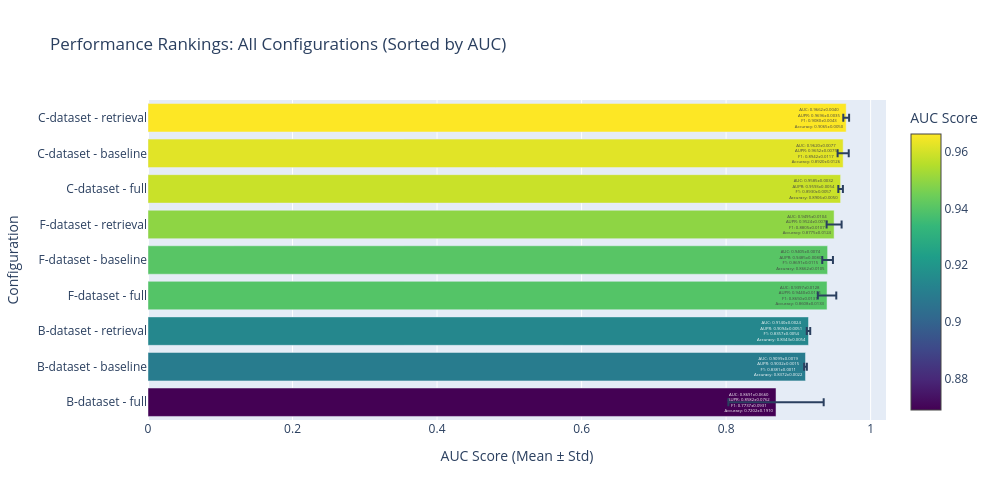

Here is the notebook cell this chart was saved with:
### Markdown cell above
## 7. Multi-Metric Parallel Coordinates

Parallel coordinates plot showing the relationship between all metrics across configurations. Each line represents one dataset-setup combination.

### Code cell
# Create interactive comparison visualization
agg_data = df_results.groupby(['dataset', 'setup']).agg({
    'AUC': ['mean', 'std'],
    'AUPR': ['mean', 'std'],
    'F1-score': ['mean', 'std'],
    'Accuracy': ['mean', 'std']
}).reset_index()

agg_data.columns = ['dataset', 'setup', 'AUC_mean', 'AUC_std', 'AUPR_mean', 'AUPR_std', 
                    'F1_mean', 'F1_std', 'Accuracy_mean', 'Accuracy_std']

agg_data['config'] = agg_data['dataset'] + ' - ' + agg_data['setup']
agg_data = agg_data.sort_values('AUC_mean', ascending=True)

# Create horizontal bar chart
fig = go.Figure(data=[
    go.Bar(
        y=agg_data['config'],
        x=agg_data['AUC_mean'],
        error_x=dict(type='data', array=agg_data['AUC_std']),
        marker=dict(color=agg_data['AUC_mean'], colorscale='Viridis', 
                   showscale=True, colorbar=dict(title='AUC Score')),
        text=[f"AUC: {auc:.4f}±{std:.4f}<br>AUPR: {aupr:.4f}±{aupr_std:.4f}<br>F1: {f1:.4f}±{f1_std:.4f}<br>Accuracy: {acc:.4f}±{acc_std:.4f}" 
              for auc, std, aupr, aupr_std, f1, f1_std, acc, acc_std in 
              zip(agg_data['AUC_mean'], agg_data['AUC_std'], agg_data['AUPR_mean'], agg_data['AUPR_std'],
                  agg_data['F1_mean'], agg_data['F1_std'], agg_data['Accuracy_mean'], agg_data['Accuracy_std'])],
        hovertemplate='<b>%{y}</b><br>%{text}<extra></extra>',
        orientation='h'
    )
])

fig.update_layout(
    title='Performance Rankings: All Configurations (Sorted by AUC)',
    xaxis_title='AUC Score (Mean ± Std)',
    yaxis_title='Configuration',
    height=500,
    width=1000,
    showlegend=False,
    hovermode='closest'
)

fig.show()

print("✓ Interactive visualization complete")

### Figure 1 — Plotly figure (JSON) as saved in the notebook; plotly's stock layout.template omitted (floating-point values rounded to 4 significant figures)
{"data": [{"error_x": {"array": [0.06595, 0.00189, 0.002379, 0.01277, 0.007398, 0.0104, 0.003176, 0.0077, 0.00402], "type": "data"}, "hovertemplate": "<b>%{y}</b><br>%{text}<extra></extra>", "marker": {"color": [0.8691, 0.9099, 0.914, 0.9397, 0.9405, 0.9495, 0.9585, 0.962, 0.9662], "colorbar": {"title": {"text": "AUC Score"}}, "colorscale": [[0, "#440154"], [0.1111, "#482878"], [0.2222, "#3e4989"], [0.3333, "#31688e"], [0.4444, "#26828e"], [0.5556, "#1f9e89"], [0.6667, "#35b779"], [0.7778, "#6ece58"], [0.8889, "#b5de2b"], [1, "#fde725"]], "showscale": true}, "orientation": "h", "text": ["AUC: 0.8691±0.0660<br>AUPR: 0.8582±0.0762<br>F1: 0.7737±0.0931<br>Accuracy: 0.7202±0.1910", "AUC: 0.9099±0.0019<br>AUPR: 0.9032±0.0015<br>F1: 0.8381±0.0011<br>Accuracy: 0.8372±0.0022", "AUC: 0.9140±0.0024<br>AUPR: 0.9094±0.0051<br>F1: 0.8357±0.0054<br>Accuracy: 0.8343±0.0054", "AUC: 0.9397±0.0128<br>AUPR: 0.9440±0.0134<br>F1: 0.8650±0.0131<br>Accuracy: 0.8608±0.0133", "AUC: 0.9405±0.0074<br>AUPR: 0.9485±0.0080<br>F1: 0.8691±0.0115<br>Accuracy: 0.8662±0.0105", "AUC: 0.9495±0.0104<br>AUPR: 0.9524±0.0079<br>F1: 0.8805±0.0107<br>Accuracy: 0.8775±0.0124", "AUC: 0.9585±0.0032<br>AUPR: 0.9593±0.0054<br>F1: 0.8930±0.0057<br>Accuracy: 0.8906±0.0050", "AUC: 0.9620±0.0077<br>AUPR: 0.9652±0.0075<br>F1: 0.8942±0.0117<br>Accuracy: 0.8920±0.0126", "AUC: 0.9662±0.0040<br>AUPR: 0.9696±0.0035<br>F1: 0.9080±0.0043<br>Accuracy: 0.9065±0.0050"], "type": "bar", "x": [0.8691, 0.9099, 0.914, 0.9397, 0.9405, 0.9495, 0.9585, 0.962, 0.9662], "y": ["B-dataset - full", "B-dataset - baseline", "B-dataset - retrieval", "F-dataset - full", "F-dataset - baseline", "F-dataset - retrieval", "C-dataset - full", "C-dataset - baseline", "C-dataset - retrieval"]}], "layout": {"height": 500, "hovermode": "closest", "showlegend": false, "title": {"text": "Performance Rankings: All Configurations (Sorted by AUC)"}, "width": 1000, "xaxis": {"title": {"text": "AUC Score (Mean ± Std)"}}, "yaxis": {"title": {"text": "Configuration"}}}}
